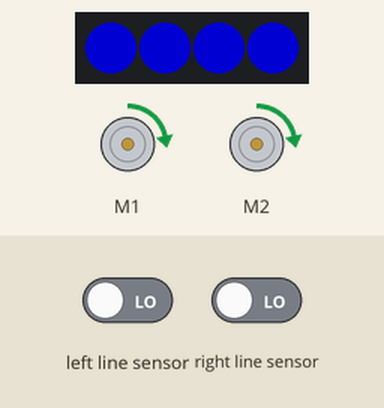
This program was run on a simulated BBC micro:bit (MakeCode). On the bench: 2 × DC motor (green arrow = forward, orange = backward, longer = faster), 4 RGB LEDs in strip order, left to right. The test bench sets the inputs (shaded band); at power-on: left line sensor LOW, right line sensor LOW. Dim RGB values are drawn brighter than linear.

Above: at 1.2 s.
1.3 s: left line sensor driven HIGH
At 2.5 s:
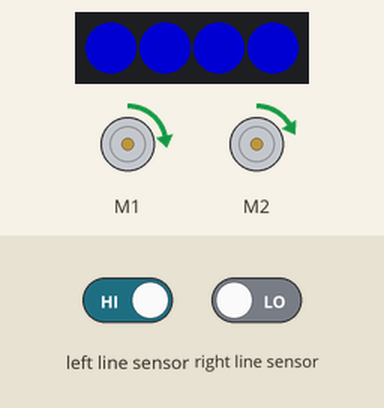
2.8 s: left line sensor driven LOW
At 3.7 s:
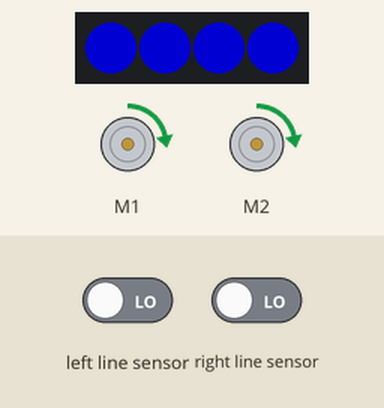
4.3 s: right line sensor driven HIGH
At 4.6 s:
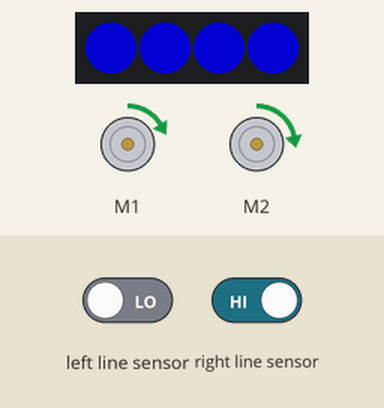
5.8 s: right line sensor driven LOW
At 26.8 s:
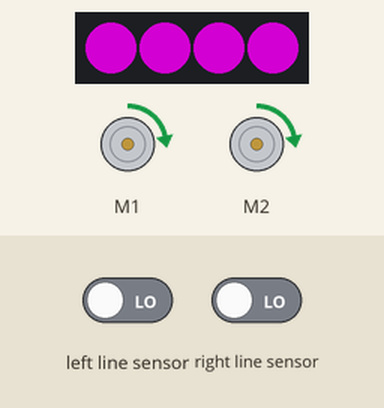
Timing chart, 0 to 52.6 s (numbered marks = the images above; inputs shaded):
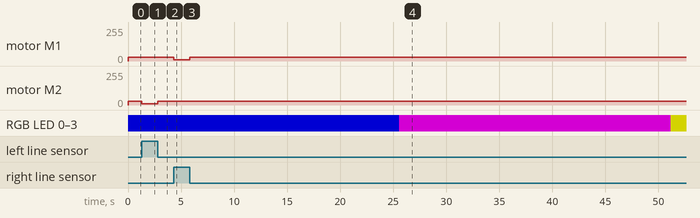

Measured:
- after the input at 1.3 s, motor M2: forward 30/255 → forward 10/255 at once
- after the input at 2.8 s, motor M2: forward 10/255 → forward 30/255 at once
- after the input at 4.3 s, motor M1: forward 30/255 → forward 10/255 at once
- after the input at 5.8 s, motor M1: forward 10/255 → forward 30/255 at once

The program:

main.ts
```typescript
let B = 0
let G = 0
let R = 0
let strip = neopixel.create(DigitalPin.P15, 4, NeoPixelMode.RGB)
basic.forever(function () {
    if (maqueen.readPatrol(maqueen.Patrol.PatrolLeft) == 0 && maqueen.readPatrol(maqueen.Patrol.PatrolRight) == 0) {
        maqueen.motorRun(maqueen.Motors.All, maqueen.Dir.CW, 30)
    } else if (maqueen.readPatrol(maqueen.Patrol.PatrolLeft) == 1 && maqueen.readPatrol(maqueen.Patrol.PatrolRight) == 0) {
        maqueen.motorRun(maqueen.Motors.M1, maqueen.Dir.CW, 30)
        maqueen.motorRun(maqueen.Motors.M2, maqueen.Dir.CW, 10)
    } else if (maqueen.readPatrol(maqueen.Patrol.PatrolLeft) == 0 && maqueen.readPatrol(maqueen.Patrol.PatrolRight) == 1) {
        maqueen.motorRun(maqueen.Motors.M1, maqueen.Dir.CW, 10)
        maqueen.motorRun(maqueen.Motors.M2, maqueen.Dir.CW, 30)
    }
})
basic.forever(function () {
    R = 0
    G = 0
    B = 0
    for (let index = 0; index < 255; index++) {
        R = 1
        B = -1
        strip.showColor(neopixel.rgb(R, G, B))
        basic.pause(100)
    }
    for (let index = 0; index < 255; index++) {
        G = 1
        R = -1
        strip.showColor(neopixel.rgb(R, G, B))
        basic.pause(100)
    }
    for (let index = 0; index < 255; index++) {
        B = 1
        G = -1
        strip.showColor(neopixel.rgb(R, G, B))
        basic.pause(100)
    }
})
```

test.ts
```typescript
// tests gaan hier; deze zal niet worden gecompileerd wanneer dit pakket wordt gebruikt als extensie.
```
